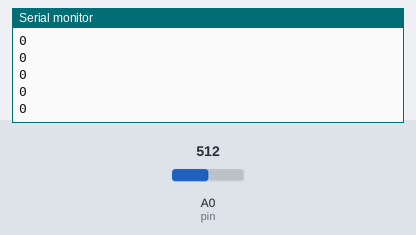
A sketch run on a simulated Arduino Uno, built with avr-gcc and run on an emulated ATmega328P. Shown: the last lines printed to the serial monitor. Inputs (shaded band) come from the test bench; at power-on: A0 (pin) = 512.

Above: at 1.2 s.
1.3 s: A0 (pin) set to 190
At 1.56 s:
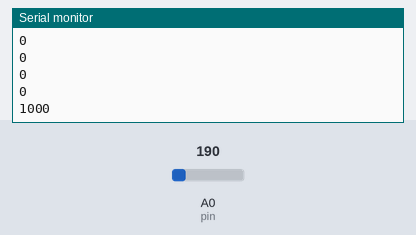
2.8 s: A0 (pin) set to 210
At 2.96 s:
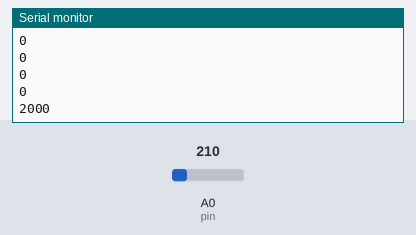
Timing chart, 0 to 5.8 s (numbered marks = the images above; inputs shaded):
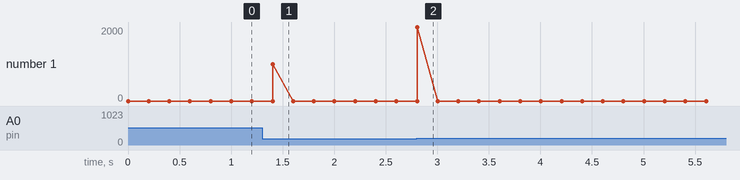

Measured:
- after the input at 1.3 s, the serial monitor: prints a new line after 0.10 s (image 1)
- after the input at 2.8 s, the serial monitor: prints a new line at once (image 2)

The sketch:

arudino_cds.ino
```cpp
int pin = 0; //センサーのピン番号
int get_a0 = 0; //センサーデータ取得
int flag = 0;
int s=0;
void setup(){
  Serial.begin(9600);

}

void loop()
{
  get_a0 = analogRead(pin); // 照度センサーからデータを取得
  s = 0;
  Serial.println(s); // シリアルモニタに出力
  if ( get_a0 <= 200 ) {
    if(flag == 0){
      s = 1000;//OFF!
      Serial.println(s); // シリアルモニタに出力
    }
    flag=1;
  } else if ( get_a0 > 200 ) {
    if(flag == 1){
      s = 2000;//ON
      Serial.println(s); // シリアルモニタに出力
    }
    flag=0;
  }
  delay(200);
}
```
